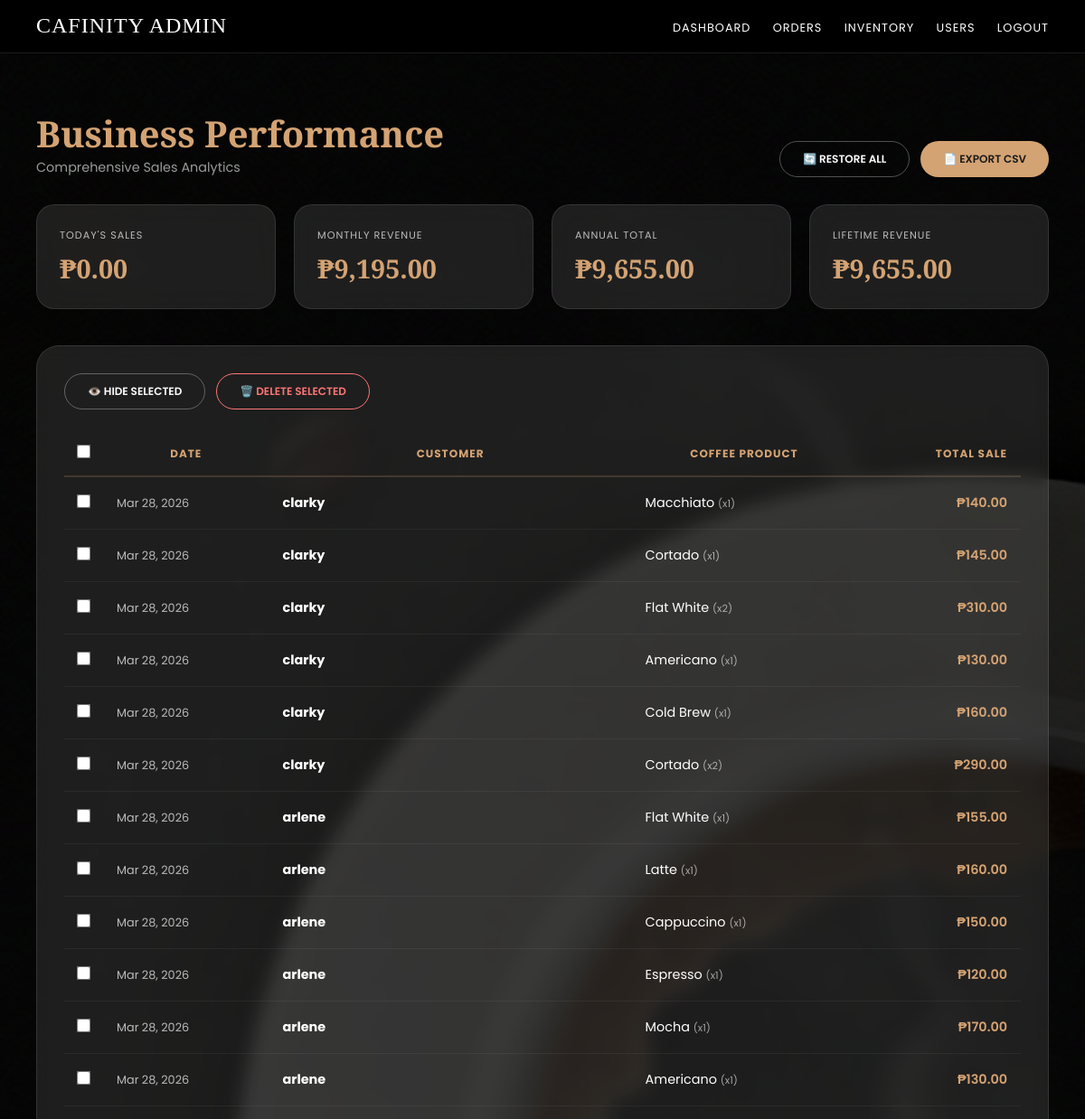
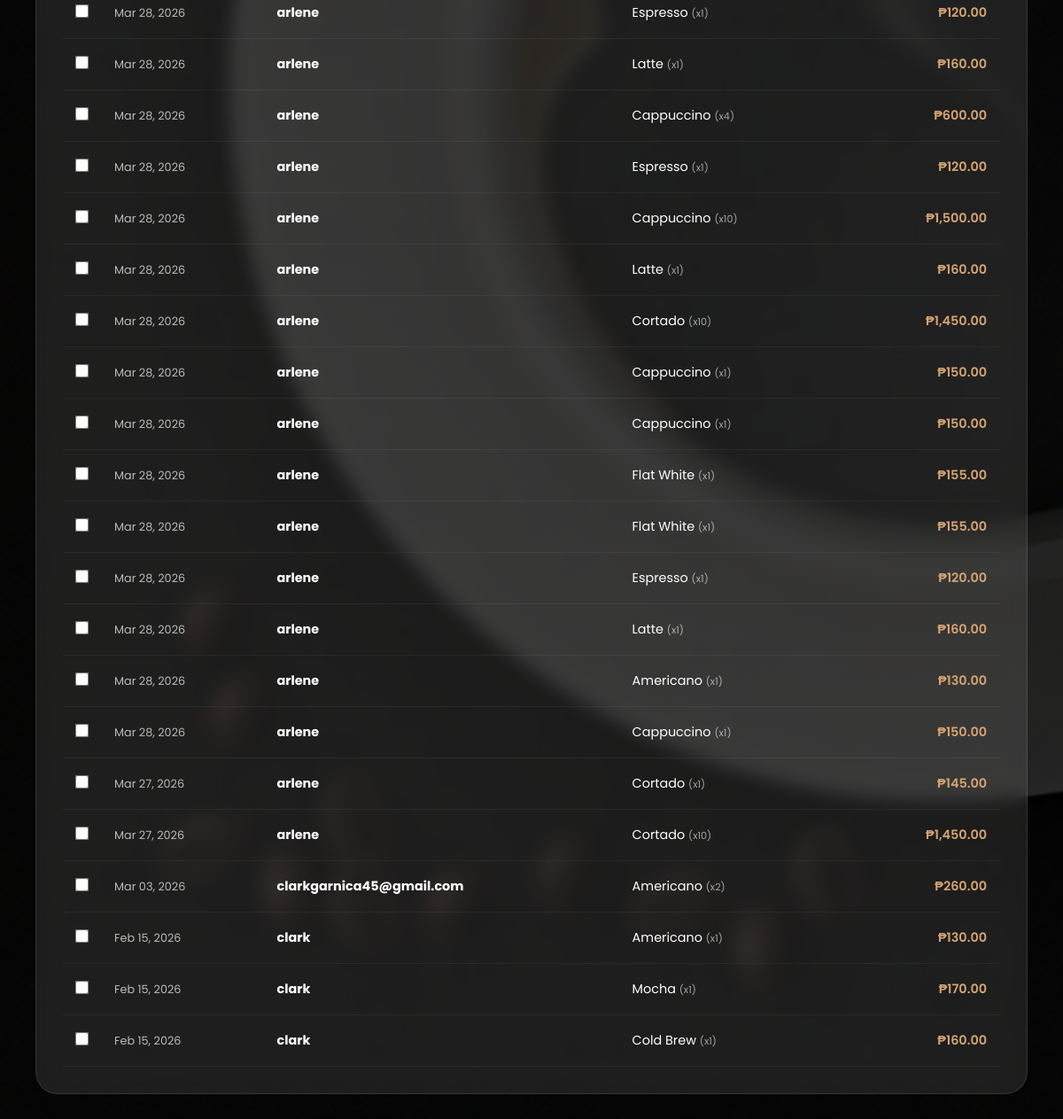
/cafinity/admin/reports.php (signed in), run on the app's committed database (2 pictures, top to bottom).
### tables this page shows
CREATE TABLE `orders` (
  `id` int(11) NOT NULL,
  `user_id` int(11) NOT NULL,
  `coffee_id` int(11) NOT NULL,
  `quantity` int(11) NOT NULL,
  `status` varchar(20) DEFAULT 'Pending',
  `created_at` timestamp NOT NULL DEFAULT current_timestamp(),
  `hidden` tinyint(1) DEFAULT 0
);

CREATE TABLE `users` (
  `id` int(11) NOT NULL,
  `username` varchar(50) NOT NULL,
  `password` varchar(255) DEFAULT NULL,
  `role` varchar(20) NOT NULL DEFAULT 'customer',
  `profile_image` varchar(255) DEFAULT 'default.png'
);

CREATE TABLE `coffee` (
  `id` int(11) NOT NULL,
  `name` varchar(100) NOT NULL,
  `price` decimal(6,2) NOT NULL,
  `image` varchar(255) NOT NULL,
  `rating` int(11) DEFAULT 5
);

### cafinity/admin/reports.php (the view, shortened to what this page needs)
<?php
require "../db.php";
$query = "SELECT o.*, c.name as coffee_name, c.price, u.username
          FROM orders o
          JOIN coffee c ON o.coffee_id = c.id
          JOIN users u ON o.user_id = u.id
          WHERE o.hidden = 0
          ORDER BY o.created_at DESC";
$orders = $pdo->query($query)->fetchAll(PDO::FETCH_ASSOC);
$grandTotalRevenue = 0; $todaySales = 0; $monthSales = 0; $yearSales = 0;
$today = date('Y-m-d'); $currentMonth = date('Y-m'); $currentYear = date('Y');
foreach ($orders as $order) {
    $subtotal = $order['price'] * $order['quantity'];
    $grandTotalRevenue += $subtotal;
    $orderMonth = date('Y-m', strtotime($order['created_at']));
    $orderYear = date('Y', strtotime($order['created_at']));
    if ($orderMonth == $currentMonth) $monthSales += $subtotal;
    if ($orderYear == $currentYear) $yearSales += $subtotal;
}
?>
<!DOCTYPE html>
<html lang="en">
<head>
</head>
<body>
    <nav class="top-nav">
        <div class="nav-left"><span>Cafinity Admin</span></div>
        <div class="nav-right">
            <a href="dashboard.php">Dashboard</a>
            <a href="view_orders.php">Orders</a>
            <a href="manage_coffee.php">Inventory</a>
            <a href="users.php">Users</a>
            <a href="../logout.php">Logout</a>
        </div>
    </nav>
    <div class="header-flex">
        <div>
            <h1>Business Performance</h1>
            <p style="opacity: 0.6; font-size: 0.9rem;">Comprehensive Sales Analytics</p>
        </div>
        <div style="display:flex; gap: 12px;">
            <form method="POST"><button type="submit" name="restore_all" class="btn btn-outline">🔄 Restore All</button></form>
            <a href="reports.php?export=csv" class="btn btn-gold">📄 Export CSV</a>
        </div>
    </div>
    <div class="stats-grid">
        <div class="stat-card"><p>Today's Sales</p><h2>₱<?= number_format($todaySales, 2) ?></h2></div>
        <div class="stat-card"><p>Monthly Revenue</p><h2>₱<?= number_format($monthSales, 2) ?></h2></div>
        <div class="stat-card"><p>Annual Total</p><h2>₱<?= number_format($yearSales, 2) ?></h2></div>
        <div class="stat-card"><p>Lifetime Revenue</p><h2>₱<?= number_format($grandTotalRevenue, 2) ?></h2></div>
    </div>
    <form method="POST" id="bulkForm">
        <div class="report-container">
            <div style="margin-bottom: 25px; display: flex; gap: 12px; align-items: center;">
                <button type="submit" name="bulk_hide" class="btn btn-outline">👁️ Hide Selected</button>
                <button type="button" class="btn btn-red" onclick="triggerBulkDelete()">🗑️ Delete Selected</button>
            </div>
            <table>
                <thead>
                    <tr>
                        <th style="width: 40px;"><input type="checkbox" id="selectAll"></th>
                        <th>Date</th>
                        <th>Customer</th>
                        <th>Coffee Product</th>
                        <th style="text-align: right;">Total Sale</th>
                    </tr>
                </thead>
                <tbody>
                    <?php foreach ($orders as $order): ?>
                    <tr>
                        <td><input type="checkbox" name="order_ids[]" value="<?= $order['id'] ?>" class="item-check"></td>
                        <td style="color: #bbb; font-size: 0.8rem;"><?= date('M d, Y', strtotime($order['created_at'])) ?></td>
                        <td><strong><?= htmlspecialchars($order['username']) ?></strong></td>
                        <td><?= htmlspecialchars($order['coffee_name']) ?> <span style="font-size: 0.7rem; opacity: 0.6;">(x<?= $order['quantity'] ?>)</span></td>
                        <td style="text-align: right; color: var(--gold); font-weight: 600;">₱<?= number_format($order['price'] * $order['quantity'], 2) ?></td>
                    </tr>
                    <?php endforeach; ?>
                </tbody>
            </table>
        </div>
    </form>
</body>
</html>

### cafinity/admin/reports.php (style rules this page uses)
:root { --gold: #d4a373; --dark: #1a1a1a; --glass: rgba(255, 255, 255, 0.1); --red: #ff7675; }
* { box-sizing: border-box; margin: 0; padding: 0; font-family: 'Poppins', sans-serif; }
body { min-height: 100vh; background: linear-gradient(rgba(0,0,0,0.85), rgba(0,0,0,0.85)), url('../bgindex.JPG') no-repeat center center fixed; background-size: cover; color: #fff; padding: 120px 40px 50px; }
.top-nav { position: fixed; top: 0; left: 0; width: 100%; padding: 15px 40px; display: flex; justify-content: space-between; align-items: center; background: rgba(0, 0, 0, 0.9); backdrop-filter: blur(15px); z-index: 1000; border-bottom: 1px solid rgba(255,255,255,0.1); }
.nav-left span { font-family: 'Playfair Display', serif; font-size: 1.5rem; color: #fff; text-transform: uppercase; letter-spacing: 1px; }
.nav-right a { color: #fff; margin-left: 20px; text-decoration: none; font-size: 0.8rem; text-transform: uppercase; letter-spacing: 1px; transition: 0.3s; }
.header-flex { display: flex; justify-content: space-between; align-items: flex-end; margin-bottom: 30px; }
h1 { font-family: 'Playfair Display', serif; font-size: 2.5rem; color: var(--gold); }
.btn { padding: 10px 25px; border-radius: 50px; font-weight: 600; font-size: 0.75rem; text-transform: uppercase; cursor: pointer; border: none; text-decoration: none; transition: 0.3s; display: inline-flex; align-items: center; gap: 8px; }
.btn-gold { background: var(--gold); color: var(--dark); }
.btn-outline { background: transparent; border: 1px solid rgba(255,255,255,0.3); color: #fff; }
.btn-red { background: transparent; border: 1px solid var(--red); color: var(--red); }
.stats-grid { display: grid; grid-template-columns: repeat(auto-fit, minmax(200px, 1fr)); gap: 20px; margin-bottom: 40px; }
.stat-card { background: var(--glass); padding: 25px; border-radius: 20px; border: 1px solid rgba(255,255,255,0.1); backdrop-filter: blur(15px); }
.stat-card p { font-size: 0.7rem; opacity: 0.7; text-transform: uppercase; margin-bottom: 8px; letter-spacing: 1px; }
.stat-card h2 { color: var(--gold); font-family: 'Playfair Display'; font-size: 1.8rem; }
.report-container { background: var(--glass); padding: 30px; border-radius: 25px; border: 1px solid rgba(255,255,255,0.1); backdrop-filter: blur(10px); }
table { width: 100%; border-collapse: collapse; }
th { color: var(--gold); font-size: 0.75rem; text-transform: uppercase; padding: 15px; border-bottom: 2px solid rgba(212, 163, 115, 0.2); letter-spacing: 1px; }
td { padding: 18px 15px; border-bottom: 1px solid rgba(255,255,255,0.05); font-size: 0.9rem; }
input[type="checkbox"] { accent-color: var(--gold); transform: scale(1.2); cursor: pointer; }

### data on the page
orders: created_at "Mar 28, 2026", user.username "clarky", coffee.name "Macchiato", quantity "1", $order['price']*$order['quantity'] "140.00"
orders: created_at "Mar 28, 2026", user.username "clarky", coffee.name "Cortado", quantity "1", $order['price']*$order['quantity'] "145.00"
orders: created_at "Mar 28, 2026", user.username "clarky", coffee.name "Flat White", quantity "2", $order['price'] * $order['quantity'] "310.00"
orders: created_at "Mar 28, 2026", user.username "clarky", coffee.name "Americano", quantity "1", $order['price']*$order['quantity'] "130.00"
orders: created_at "Mar 28, 2026", user.username "clarky", coffee.name "Cold Brew", quantity "1", $order['price']*$order['quantity'] "160.00"
orders: created_at "Mar 28, 2026", user.username "clarky", coffee.name "Cortado", quantity "2", $order['price'] * $order['quantity'] "290.00"
orders: created_at "Mar 28, 2026", user.username "arlene", coffee.name "Flat White", quantity "1", $order['price']*$order['quantity'] "155.00"
orders: created_at "Mar 28, 2026", user.username "arlene", coffee.name "Latte", quantity "1", $order['price']*$order['quantity'] "160.00"
orders: created_at "Mar 28, 2026", user.username "arlene", coffee.name "Cappuccino", quantity "1", $order['price']*$order['quantity'] "150.00"
orders: created_at "Mar 28, 2026", user.username "arlene", coffee.name "Espresso", quantity "1", $order['price']*$order['quantity'] "120.00"
orders: created_at "Mar 28, 2026", user.username "arlene", coffee.name "Mocha", quantity "1", $order['price']*$order['quantity'] "170.00"
orders: created_at "Mar 28, 2026", user.username "arlene", coffee.name "Americano", quantity "1", $order['price']*$order['quantity'] "130.00"
orders: created_at "Mar 28, 2026", user.username "arlene", coffee.name "Espresso", quantity "1", $order['price']*$order['quantity'] "120.00"
orders: created_at "Mar 28, 2026", user.username "arlene", coffee.name "Latte", quantity "1", $order['price']*$order['quantity'] "160.00"
orders: created_at "Mar 28, 2026", user.username "arlene", coffee.name "Cappuccino", quantity "4", $order['price'] * $order['quantity'] "600.00"
orders: created_at "Mar 28, 2026", user.username "arlene", coffee.name "Espresso", quantity "1", $order['price']*$order['quantity'] "120.00"
orders: created_at "Mar 28, 2026", user.username "arlene", coffee.name "Cappuccino", quantity "10", $order['price'] * $order['quantity'] "1,500.00"
orders: created_at "Mar 28, 2026", user.username "arlene", coffee.name "Latte", quantity "1", $order['price']*$order['quantity'] "160.00"
orders: created_at "Mar 28, 2026", user.username "arlene", coffee.name "Cortado", quantity "10", $order['price'] * $order['quantity'] "1,450.00"
orders: created_at "Mar 28, 2026", user.username "arlene", coffee.name "Cappuccino", quantity "1", $order['price']*$order['quantity'] "150.00"
orders: created_at "Mar 28, 2026", user.username "arlene", coffee.name "Cappuccino", quantity "1", $order['price']*$order['quantity'] "150.00"
orders: created_at "Mar 28, 2026", user.username "arlene", coffee.name "Flat White", quantity "1", $order['price']*$order['quantity'] "155.00"
orders: created_at "Mar 28, 2026", user.username "arlene", coffee.name "Flat White", quantity "1", $order['price']*$order['quantity'] "155.00"
orders: created_at "Mar 28, 2026", user.username "arlene", coffee.name "Espresso", quantity "1", $order['price']*$order['quantity'] "120.00"
orders: created_at "Mar 28, 2026", user.username "arlene", coffee.name "Latte", quantity "1", $order['price']*$order['quantity'] "160.00"
orders: created_at "Mar 28, 2026", user.username "arlene", coffee.name "Americano", quantity "1", $order['price']*$order['quantity'] "130.00"
orders: created_at "Mar 28, 2026", user.username "arlene", coffee.name "Cappuccino", quantity "1", $order['price']*$order['quantity'] "150.00"
orders: created_at "Mar 27, 2026", user.username "arlene", coffee.name "Cortado", quantity "1", $order['price']*$order['quantity'] "145.00"
orders: created_at "Mar 27, 2026", user.username "arlene", coffee.name "Cortado", quantity "10", $order['price'] * $order['quantity'] "1,450.00"
orders: created_at "Mar 03, 2026", user.username "clarkgarnica45@gmail.com", coffee.name "Americano", quantity "2", $order['price'] * $order['quantity'] "260.00"
orders: created_at "Feb 15, 2026", user.username "clark", coffee.name "Americano", quantity "1", $order['price']*$order['quantity'] "130.00"
orders: created_at "Feb 15, 2026", user.username "clark", coffee.name "Mocha", quantity "1", $order['price']*$order['quantity'] "170.00"
orders: created_at "Feb 15, 2026", user.username "clark", coffee.name "Cold Brew", quantity "1", $order['price']*$order['quantity'] "160.00"

### other printed values
$todaySales "0.00"
$monthSales "9,195.00"
$yearSales "9,655.00"
$grandTotalRevenue "9,655.00"
